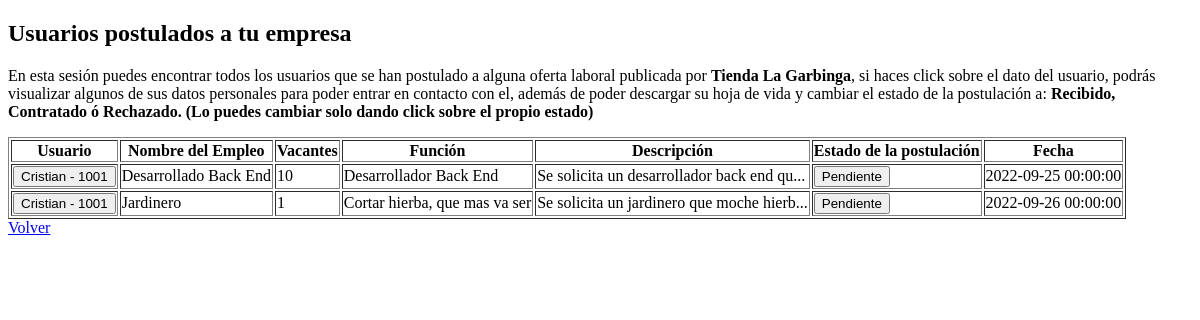
The app's page /views/empresa/postulados.php (signed in), older data.
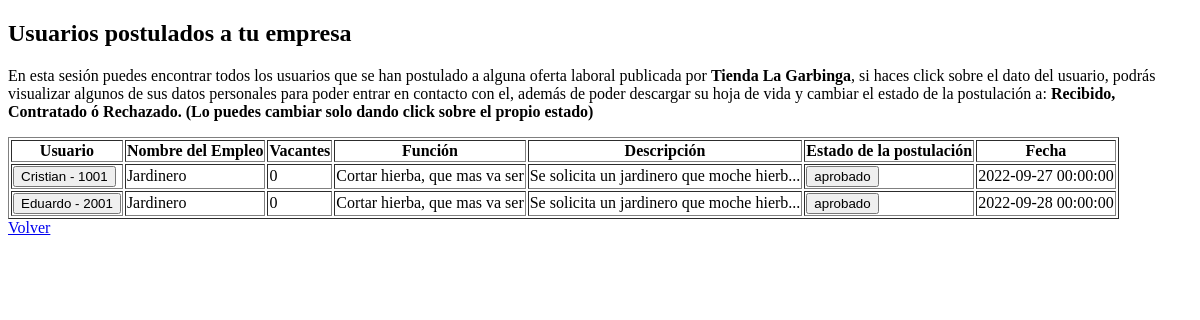
The same page, newer data.
### tables this page shows
CREATE TABLE `postulacion` (
  `codigo` int(4) NOT NULL,
  `usuario` varchar(11) NOT NULL,
  `empleo` int(5) NOT NULL,
  `estado` varchar(30) NOT NULL,
  `fecha` datetime NOT NULL
);

CREATE TABLE `usuario` (
  `id` varchar(11) NOT NULL,
  `nombre` varchar(40) NOT NULL,
  `apellido` varchar(40) DEFAULT NULL,
  `telefono` varchar(11) NOT NULL,
  `direccion` varchar(60) NOT NULL,
  `correo` varchar(50) NOT NULL,
  `contrasena` varchar(200) NOT NULL,
  `perfil` int(2) NOT NULL,
  `hoja_vida` varchar(260) DEFAULT NULL,
  `imagen` varchar(255) DEFAULT NULL
);

CREATE TABLE `empleo` (
  `codigo` int(5) NOT NULL,
  `nombre` varchar(30) NOT NULL,
  `municipio` int(5) NOT NULL,
  `direccion` varchar(100) NOT NULL,
  `cargo` int(2) NOT NULL,
  `vacantes` int(3) NOT NULL,
  `jornada` varchar(15) NOT NULL,
  `experiencia` varchar(30) NOT NULL,
  `sector` int(2) NOT NULL,
  `funcion` varchar(1000) NOT NULL,
  `empresa` varchar(11) NOT NULL,
  `descripcion` varchar(600) NOT NULL,
  `salario` int(8) NOT NULL,
  `tipo_contrato` int(1) NOT NULL,
  `logo` varchar(300) NOT NULL
);

### config/conexion.php (called while the page is built)
<?php
    class Conexion{
        public static function connection(){
            $db = new mysqli("localhost","root","","searchjob");
            $db->query("SET NAMES 'utf8'");
            return $db;
        }
    }

### controllers/postulacionDosController.php (called while the page is built, shortened)
<?php
    require_once "../../models/postulacionModel.php";
    class PostulacionDosController{
        public function obtenerPostulados(){
            if(isset($_SESSION['empresa'])){
                $empresa = (int)$_SESSION['empresa']->id;
                $postulado = new PostulacionModel();
                $postulado->setEmpresa($empresa);
                $postulados = $postulado->obtenerPostulados();
                return $postulados;
            }
        }
    }

### models/postulacionModel.php (called while the page is built, shortened)
<?php
    class PostulacionModel{
        private $empresa;
        private $db;
        public function __construct()
        {
            $this->db = Conexion::connection();
        }
        public function getEmpresa(){
            return $this->empresa;
        }
        public function setEmpresa($empresa){
            $this->empresa = $empresa;
        }
        public function obtenerPostulados(){
            $sql = "SELECT us.nombre as 'usuario', us.id , em.codigo as 'codigo_empleo', em.nombre as 'empleo',
            em.funcion, em.vacantes, em.descripcion, em.empresa,  po.codigo as 'codigo_postulacion',po.estado, po.fecha
            FROM postulacion as po
            INNER JOIN usuario as us
            ON po.usuario = us.id
            INNER JOIN empleo as em
            ON po.empleo = em.codigo
            WHERE em.empresa = {$this->getEmpresa()}";
            $postulado = $this->db->query($sql);
            $mostrar = false;
            if($postulado){
                $mostrar = $postulado;
            }
            return $mostrar;
        }
    }

### views/empresa/postulados.php (the view, shortened to what this page needs)
<?php
    require_once "../../config/conexion.php";
?>
<!DOCTYPE html>
<html lang="en">
<head>
</head>
<body>
    <div class="container-postulados">
        <div class="details">
            <?php
                $postulacion = new PostulacionDosController();
                $post = $postulacion->obtenerPostulados();
            ?>
            <h2>Usuarios postulados a tu empresa</h2>
            <p>
                En esta sesión puedes encontrar todos los usuarios que se han postulado
                a alguna oferta laboral publicada por <b><?=$_SESSION['empresa']->nombre?></b>,
                si haces click sobre el dato del usuario, podrás visualizar algunos
                de sus datos personales para poder entrar en contacto con el, además de poder
                descargar su hoja de vida y cambiar el estado de la postulación a:<b> Recibido,
                Contratado ó Rechazado. (Lo puedes cambiar solo dando click sobre el propio
                estado)</b>
            </p>
            <table border="1">
                <tr>
                    <th>Usuario</th>
                    <th>Nombre del Empleo</th>
                    <th>Vacantes</th>
                    <th>Función</th>
                    <th>Descripción</th>
                    <th>Estado de la postulación</th>
                    <th>Fecha</th>
                </tr>
                <?php if(isset($_SESSION)): ?>
                    <?php if($post->num_rows >= 1 && isset($_POST)): ?>
                        <?php while($postulacion = $post->fetch_object()): ?>
                    <tr>
                        <td>
                            <form action="detallesUsuario.php" method="post">
                                <input type="submit" value="<?=$postulacion->usuario ?> - <?=$postulacion->id ?>">
                            </form>
                        </td>
                        <td><?=$postulacion->empleo ?></td>
                        <td><?=$postulacion->vacantes ?></td>
                        <td><?=$postulacion->funcion ?></td>
                        <td><?php echo substr($postulacion->descripcion,0,40)."..."; ?></td>
                        <td>
                            <form action="cambiarEstado.php" method="post">
                                <input type="submit" value="<?=$postulacion->estado?>">
                            </form>
                        </td>
                        <td><?=$postulacion->fecha ?></td>
                    </tr>
                        <?php endwhile; ?>
                    <?php else: ?>
                        <p>Aún no hay usuarios postulados</p>
                    <?php endif; ?>
                <?php else: ?>
                    <p>Aún no hay usuarios postulados</p>
                <?php endif; ?>
            </table>
            <a href="indexEmpresa.php">Volver</a>
        </div>
    </div>
</body>
</html>

Row changes from the older to the newer data that the page shows:
removed postulacion: usuario.nombre "Cristian - 1001", empleo.nombre "Desarrollado Back End", empleo.vacantes "10", empleo.funcion "Desarrollador Back End", empleo.descripcion "Se solicita un desarrollador back end qu", estado "Pendiente", fecha "2022-09-25 00:00:00"
removed postulacion: usuario.nombre "Cristian - 1001", empleo.nombre "Jardinero", empleo.vacantes "1", empleo.funcion "Cortar hierba, que mas va ser", empleo.descripcion "Se solicita un jardinero que moche hierb", estado "Pendiente", fecha "2022-09-26 00:00:00"
added postulacion: usuario.nombre "Cristian - 1001", empleo.nombre "Jardinero", empleo.vacantes "0", empleo.funcion "Cortar hierba, que mas va ser", empleo.descripcion "Se solicita un jardinero que moche hierb", estado "aprobado", fecha "2022-09-27 00:00:00"
added postulacion: usuario.nombre "Eduardo - 2001", empleo.nombre "Jardinero", empleo.vacantes "0", empleo.funcion "Cortar hierba, que mas va ser", empleo.descripcion "Se solicita un jardinero que moche hierb", estado "aprobado", fecha "2022-09-28 00:00:00"
